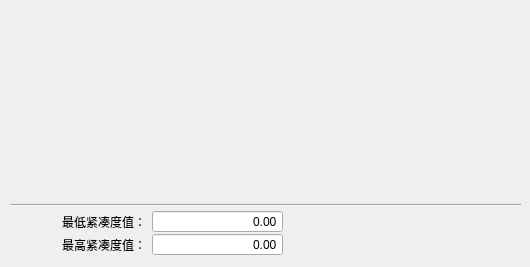
   <widget class="QWidget" name="tab_4">
    <attribute name="title">
     <string>空间紧凑度</string>
    </attribute>
    <widget class="QWidget" name="layoutWidget_14">
     <property name="geometry">
      <rect>
       <x>10</x>
       <y>210</y>
       <width>273</width>
       <height>48</height>
      </rect>
     </property>
     <layout class="QGridLayout" name="gridLayout_6">
      <property name="horizontalSpacing">
       <number>6</number>
      </property>
      <property name="verticalSpacing">
       <number>0</number>
      </property>
      <item row="0" column="0" rowspan="2">
       <widget class="QPushButton" name="pushButton_7">
        <property name="enabled">
         <bool>false</bool>
        </property>
        <property name="text">
         <string/>
        </property>
        <property name="icon">
         <iconset>
          <normaloff>Resources/info.ico</normaloff>
          <disabledoff>Resources/info.ico</disabledoff>
          <disabledon>Resources/info.ico</disabledon>Resources/info.ico</iconset>
        </property>
        <property name="iconSize">
         <size>
          <width>32</width>
          <height>32</height>
         </size>
        </property>
        <property name="flat">
         <bool>true</bool>
        </property>
       </widget>
      </item>
      <item row="0" column="1">
       <widget class="QLabel" name="label_19">
        <property name="text">
         <string>最低紧凑度值：</string>
        </property>
       </widget>
      </item>
      <item row="0" column="2">
       <widget class="QDoubleSpinBox" name="TxtMinCompact">
        <property name="minimumSize">
         <size>
          <width>131</width>
          <height>0</height>
         </size>
        </property>
        <property name="alignment">
         <set>Qt::AlignRight|Qt::AlignTrailing|Qt::AlignVCenter</set>
        </property>
        <property name="readOnly">
         <bool>true</bool>
        </property>
        <property name="buttonSymbols">
         <enum>QAbstractSpinBox::NoButtons</enum>
        </property>
       </widget>
      </item>
      <item row="1" column="1">
       <widget class="QLabel" name="label_20">
        <property name="text">
         <string>最高紧凑度值：</string>
        </property>
       </widget>
      </item>
      <item row="1" column="2">
       <widget class="QDoubleSpinBox" name="TxtMaxCompact">
        <property name="minimumSize">
         <size>
          <width>131</width>
          <height>0</height>
         </size>
        </property>
        <property name="alignment">
         <set>Qt::AlignRight|Qt::AlignTrailing|Qt::AlignVCenter</set>
        </property>
        <property name="readOnly">
         <bool>true</bool>
        </property>
        <property name="buttonSymbols">
         <enum>QAbstractSpinBox::NoButtons</enum>
        </property>
       </widget>
      </item>
     </layout>
    </widget>
    <widget class="Line" name="line_4">
     <property name="geometry">
      <rect>
       <x>10</x>
       <y>197</y>
       <width>511</width>
       <height>16</height>
      </rect>
     </property>
     <property name="orientation">
      <enum>Qt::Horizontal</enum>
     </property>
    </widget>
   </widget>
